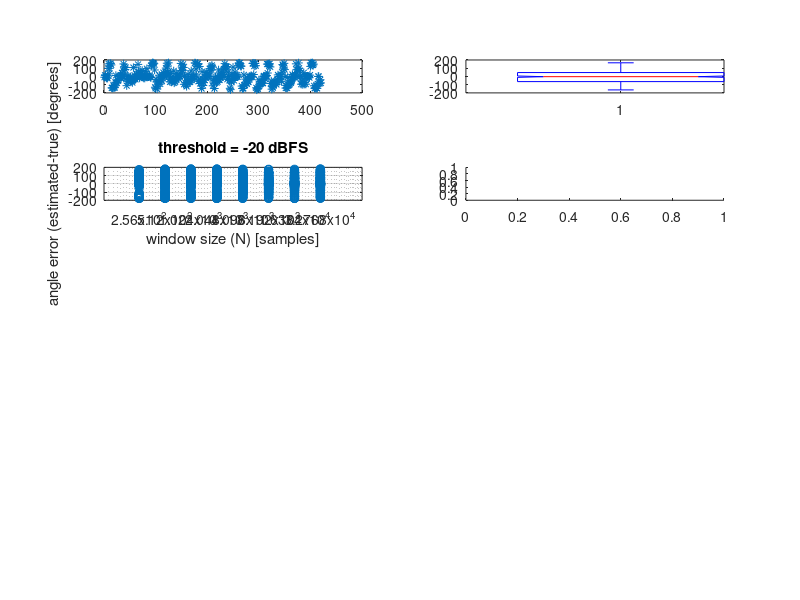

Write MATLAB code to recreate this figure. (Note: this script raises an error after producing the figure.)
load('points.mat');

%N = [ 256 512 1024 2048 4096 8192 16384 32768 ];
%position_vec = [ 0 160 -135 -70 ];

%th_min = -30;
%th_step = 5;
%th_max = -10;
%th = th_min:th_step:th_max;

% xx = ones(length(th),1) * N ;
% yy = th' * ones(1, length(N));

% surf(xx, yy, err_mtx)
% surf(xx, yy, xx)

% xlabel('N')
% ylabel('th')
% zlabel('error')

% m = 1;
m = find( th == -20 );
%n = 1;
n = find( N == 16384 ) ;

%err = zeros(13, 420);
%err = cell2mat(ang_cell{m,n}(:)) - cell2mat(true_ang_cell{m,n}(:));

clf

subplot(5,2,1)
plot( ang_cell{m,n},'*');
subplot(5,2,2)
boxplot( ang_cell{m,n}, 'notch', 'on' )


col = @(x)reshape(x,numel(x),1); % function to reshape any matrix to a column vector
row = @(x)reshape(x,1,numel(x)); % function to reshape any matrix to a row vector
cell2col    = @(C)col( cell2mat(row(C)) ); % function to convert cells to a single column vector
cell2row    = @(C)row( cell2mat(row(C)) ); % function to convert cells to a single row vector

cell2counts = @(C)row( cellfun(@(x)sum(~isnan(x)),C) ); % function to count valid points in cells. Returns a row vector.

% functions to get a column[/row] vector with the id of the cells (id's are arbitrary increasing numbers)
cellid2col = @(C)col( cell2mat( arrayfun(@(I)I*ones(numel(C{I}),1),col(1:numel(C)),'uni',0) ) );
cellid2row = @(C)row( cell2mat( arrayfun(@(I)I*ones(numel(C{I}),1),col(1:numel(C)),'uni',0) ) );

plot2=@(C,varargin)plot( cellid2col(C), cell2col(C), varargin{:} );
plot3=@(C,X,varargin)plot( X(cellid2col(C)), cell2col(C), varargin{:} );
boxplot2=@(C,varargin)boxplot( cell2row(C), cellid2row(C) , varargin{:} );
boxplot3=@(C,X,varargin)boxplot( cell2row(C), X(cellid2row(C)) , varargin{:} );


angles      = cell2col(   ang_cell(m,:) );
true_angles = cell2col(   true_ang_cell(m,:) );
counts      = cell2counts(   ang_cell(m,:) );
err = angles - true_angles ;
err = err + 360 * (err <= -180) ;
err = err - 360 * (err > 180) ;
ids         = cellid2col( ang_cell(m,:) );
x = N(ids) ;

subplot(5,2,3)
%plot(x,angles,'o')
plot(x,err,'o')
%plot2( ang_cell(m,:), 'o' )
%plot3( ang_cell(m,:), N, 'o' )
set(gca,'xscale','log')
set(gca,'xtick',N, 'XMinorTick','off')
grid on
xlabel('window size (N) [samples]')
ylabel('angle error (estimated-true) [degrees]')
title(sprintf('threshold = %d dBFS',th(m)))

subplot(5,2,4)
%boxplot( angles, x, 'notch', 'on' )
%boxplot( err, x, 'notch', 'on' )
boxplot( err, x, 'notch', 'on', 'Widths', .8*counts/max(counts)+.0001 )
%boxplot2( ang_cell(m,:), 'notch', 'on' )
%boxplot3( ang_cell(m,:), N, 'notch', 'on' )
grid on
xlabel('window size (N) [samples]')
ylabel('angle error (estimated-true) [degrees]')
title(sprintf('threshold = %d dBFS \n Box widths are proportional to sample size.',th(m)))
set(gca,'ytick',[-180 -90 0 90 180])

subplot(5,2,6)
plot( N, counts/max(counts)*100, '*-' )
grid on
set(gca,'xscale','log')
set(gca,'xtick',N, 'XMinorTick','off','XMinorGrid','off')
set(gca,'xlim',[min(N) max(N)])
xlabel('window size (N) [samples]')
ylabel('phrases detected [%]')
title(sprintf('threshold = %d dBFS',th(m)))


angles      = cell2col(   ang_cell(:,n) );
true_angles = cell2col(   true_ang_cell(:,n) );
counts      = cell2counts(   ang_cell(:,n) );
err = angles - true_angles ;
err = err + 360 * (err <= -180) ;
err = err - 360 * (err > 180) ;
ids         = cellid2col( ang_cell(:,n) );
x = th(ids) ;


% available_angles = unique(true_angles);
% idx_angles_bool = ( true_angles' == available_angles ) ;
% angles_by_pos = {} ;
% N_by_pos = {} ;
% ids_by_pos = {} ;
% for n = 1:size(idx_angles_bool,1)
%     idx = find( idx_angles_bool(n,:) );
%     angles_by_pos(n) = angles(idx) ;
%     ids_by_pos(n) = ids(idx) ;
% end
 
subplot(5,2,7)
%plot(x,angles,'o')
plot(x,err,'o')
%plot2( ang_cell(:,n), 'o' )
%plot3( true_ang_cell(:,n), th, 'o' )
grid on
xlabel('threshold [dBFS]')
ylabel('angle error (estimated-true) [degrees]')
title(sprintf('window size = %d samples',N(n)))

subplot(5,2,8)
%boxplot( angles, x, 'notch', 'on' )
%boxplot( err, x, 'notch', 'on' )
boxplot( err, x, 'notch', 'on', 'Widths', .8*counts/max(counts)+.0001 )
%boxplot2( ang_cell(:,n), 'notch', 'on' )
%boxplot3( true_ang_cell(:,n), th, 'notch', 'on' )
grid on
xlabel('threshold [dBFS]')
ylabel('angle error (estimated-true) [degrees]')
title(sprintf('window size = %d samples \n Box widths are proportional to sample size.',N(n)))
set(gca,'ytick',[-180 -90 0 90 180])

subplot(5,2,10)
plot(th,counts/max(counts)*100,'*-')
grid on
xlabel('threshold [dBFS]')
ylabel('phrases detected [%]')
title(sprintf('window size = %d samples',N(n)))
